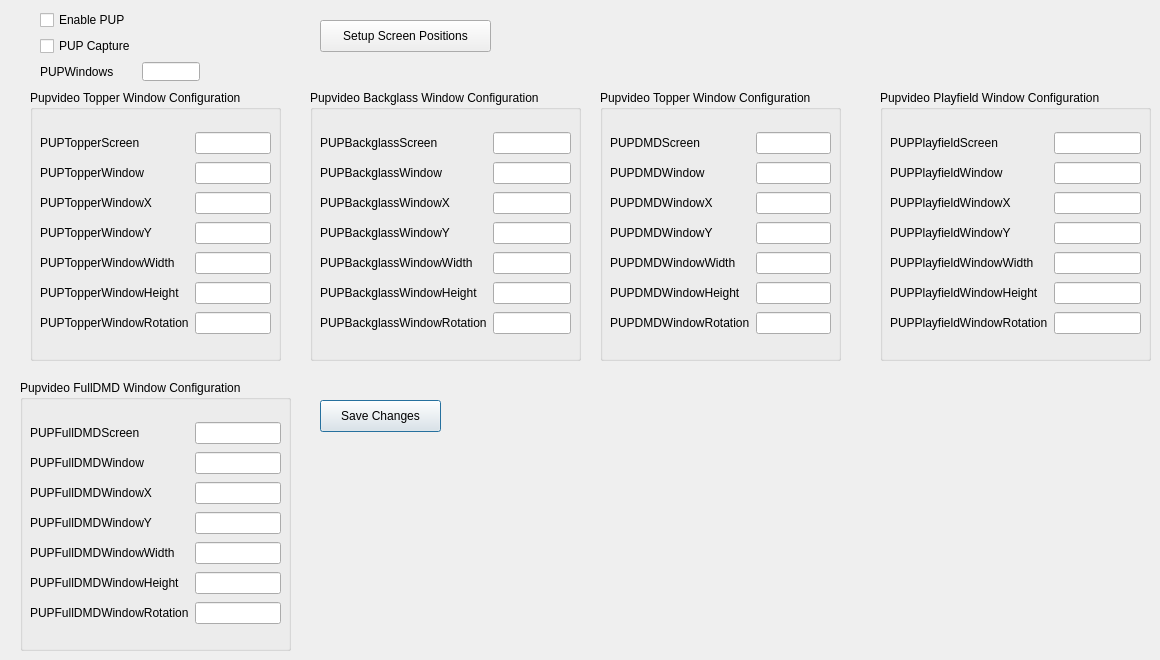
   <widget class="QWidget" name="PUP">
    <attribute name="title">
     <string>PUP Config</string>
    </attribute>
    <widget class="QGroupBox" name="groupBox_12">
     <property name="geometry">
      <rect>
       <x>30</x>
       <y>90</y>
       <width>251</width>
       <height>271</height>
      </rect>
     </property>
     <property name="title">
      <string>Pupvideo Topper Window Configuration</string>
     </property>
     <widget class="QWidget" name="gridLayoutWidget_5">
      <property name="geometry">
       <rect>
        <x>10</x>
        <y>40</y>
        <width>231</width>
        <height>209</height>
       </rect>
      </property>
      <layout class="QGridLayout" name="gridLayout_5">
       <item row="2" column="0">
        <widget class="QLabel" name="label_148">
         <property name="text">
          <string>PUPTopperWindowX</string>
         </property>
        </widget>
       </item>
       <item row="3" column="0">
        <widget class="QLabel" name="label_149">
         <property name="text">
          <string>PUPTopperWindowY</string>
         </property>
        </widget>
       </item>
       <item row="0" column="1">
        <widget class="QLineEdit" name="PUPTopperScreen">
         <property name="inputMask">
          <string/>
         </property>
         <property name="text">
          <string/>
         </property>
        </widget>
       </item>
       <item row="1" column="0">
        <widget class="QLabel" name="label_150">
         <property name="text">
          <string>PUPTopperWindow</string>
         </property>
        </widget>
       </item>
       <item row="0" column="0">
        <widget class="QLabel" name="label_151">
         <property name="text">
          <string>PUPTopperScreen</string>
         </property>
        </widget>
       </item>
       <item row="4" column="0">
        <widget class="QLabel" name="label_152">
         <property name="text">
          <string>PUPTopperWindowWidth</string>
         </property>
        </widget>
       </item>
       <item row="5" column="0">
        <widget class="QLabel" name="label_153">
         <property name="text">
          <string>PUPTopperWindowHeight</string>
         </property>
        </widget>
       </item>
       <item row="6" column="0">
        <widget class="QLabel" name="label_154">
         <property name="text">
          <string>PUPTopperWindowRotation</string>
         </property>
        </widget>
       </item>
       <item row="1" column="1">
        <widget class="QLineEdit" name="PUPTopperWindow">
         <property name="inputMask">
          <string/>
         </property>
        </widget>
       </item>
       <item row="2" column="1">
        <widget class="QLineEdit" name="PUPTopperWindowX">
         <property name="inputMask">
          <string/>
         </property>
        </widget>
       </item>
       <item row="3" column="1">
        <widget class="QLineEdit" name="PUPTopperWindowY">
         <property name="inputMask">
          <string/>
         </property>
        </widget>
       </item>
       <item row="4" column="1">
        <widget class="QLineEdit" name="PUPTopperWindowWidth">
         <property name="inputMask">
          <string/>
         </property>
        </widget>
       </item>
       <item row="5" column="1">
        <widget class="QLineEdit" name="PUPTopperWindowHeight">
         <property name="inputMask">
          <string/>
         </property>
        </widget>
       </item>
       <item row="6" column="1">
        <widget class="QLineEdit" name="PUPTopperWindowRotation">
         <property name="inputMask">
          <string/>
         </property>
        </widget>
       </item>
      </layout>
     </widget>
    </widget>
    <widget class="QGroupBox" name="groupBox_20">
     <property name="geometry">
      <rect>
       <x>310</x>
       <y>90</y>
       <width>271</width>
       <height>271</height>
      </rect>
     </property>
     <property name="title">
      <string>Pupvideo Backglass Window Configuration</string>
     </property>
     <widget class="QWidget" name="gridLayoutWidget_6">
      <property name="geometry">
       <rect>
        <x>10</x>
        <y>40</y>
        <width>251</width>
        <height>209</height>
       </rect>
      </property>
      <layout class="QGridLayout" name="gridLayout_6">
       <item row="2" column="0">
        <widget class="QLabel" name="label_155">
         <property name="text">
          <string>PUPBackglassWindowX</string>
         </property>
        </widget>
       </item>
       <item row="3" column="0">
        <widget class="QLabel" name="label_156">
         <property name="text">
          <string>PUPBackglassWindowY</string>
         </property>
        </widget>
       </item>
       <item row="0" column="1">
        <widget class="QLineEdit" name="PUPBackglassScreen">
         <property name="inputMask">
          <string/>
         </property>
         <property name="text">
          <string/>
         </property>
        </widget>
       </item>
       <item row="1" column="0">
        <widget class="QLabel" name="label_157">
         <property name="text">
          <string>PUPBackglassWindow</string>
         </property>
        </widget>
       </item>
       <item row="0" column="0">
        <widget class="QLabel" name="label_158">
         <property name="text">
          <string>PUPBackglassScreen</string>
         </property>
        </widget>
       </item>
       <item row="4" column="0">
        <widget class="QLabel" name="label_159">
         <property name="text">
          <string>PUPBackglassWindowWidth</string>
         </property>
        </widget>
       </item>
       <item row="5" column="0">
        <widget class="QLabel" name="label_160">
         <property name="text">
          <string>PUPBackglassWindowHeight</string>
         </property>
        </widget>
       </item>
       <item row="6" column="0">
        <widget class="QLabel" name="label_161">
         <property name="text">
          <string>PUPBackglassWindowRotation</string>
         </property>
        </widget>
       </item>
       <item row="1" column="1">
        <widget class="QLineEdit" name="PUPBackglassWindow">
         <property name="inputMask">
          <string/>
         </property>
        </widget>
       </item>
       <item row="2" column="1">
        <widget class="QLineEdit" name="PUPBackglassWindowX">
         <property name="inputMask">
          <string/>
         </property>
        </widget>
       </item>
       <item row="3" column="1">
        <widget class="QLineEdit" name="PUPBackglassWindowY">
         <property name="inputMask">
          <string/>
         </property>
        </widget>
       </item>
       <item row="4" column="1">
        <widget class="QLineEdit" name="PUPBackglassWindowWidth">
         <property name="inputMask">
          <string/>
         </property>
        </widget>
       </item>
       <item row="5" column="1">
        <widget class="QLineEdit" name="PUPBackglassWindowHeight">
         <property name="inputMask">
          <string/>
         </property>
        </widget>
       </item>
       <item row="6" column="1">
        <widget class="QLineEdit" name="PUPBackglassWindowRotation">
         <property name="inputMask">
          <string/>
         </property>
        </widget>
       </item>
      </layout>
     </widget>
    </widget>
    <widget class="QGroupBox" name="groupBox_21">
     <property name="geometry">
      <rect>
       <x>600</x>
       <y>90</y>
       <width>241</width>
       <height>271</height>
      </rect>
     </property>
     <property name="title">
      <string>Pupvideo Topper Window Configuration</string>
     </property>
     <widget class="QWidget" name="gridLayoutWidget">
      <property name="geometry">
       <rect>
        <x>10</x>
        <y>40</y>
        <width>221</width>
        <height>209</height>
       </rect>
      </property>
      <layout class="QGridLayout" name="gridLayout">
       <item row="2" column="0">
        <widget class="QLabel" name="label_111">
         <property name="text">
          <string>PUPDMDWindowX</string>
         </property>
        </widget>
       </item>
       <item row="3" column="0">
        <widget class="QLabel" name="label_116">
         <property name="text">
          <string>PUPDMDWindowY</string>
         </property>
        </widget>
       </item>
       <item row="0" column="1">
        <widget class="QLineEdit" name="PUPDMDScreen">
         <property name="inputMask">
          <string/>
         </property>
        </widget>
       </item>
       <item row="1" column="0">
        <widget class="QLabel" name="label_110">
         <property name="text">
          <string>PUPDMDWindow</string>
         </property>
        </widget>
       </item>
       <item row="0" column="0">
        <widget class="QLabel" name="label_108">
         <property name="text">
          <string>PUPDMDScreen</string>
         </property>
        </widget>
       </item>
       <item row="4" column="0">
        <widget class="QLabel" name="label_117">
         <property name="text">
          <string>PUPDMDWindowWidth</string>
         </property>
        </widget>
       </item>
       <item row="5" column="0">
        <widget class="QLabel" name="label_118">
         <property name="text">
          <string>PUPDMDWindowHeight</string>
         </property>
        </widget>
       </item>
       <item row="6" column="0">
        <widget class="QLabel" name="label_119">
         <property name="text">
          <string>PUPDMDWindowRotation</string>
         </property>
        </widget>
       </item>
       <item row="1" column="1">
        <widget class="QLineEdit" name="PUPDMDWindow">
         <property name="inputMask">
          <string/>
         </property>
        </widget>
       </item>
       <item row="2" column="1">
        <widget class="QLineEdit" name="PUPDMDWindowX">
         <property name="inputMask">
          <string/>
         </property>
        </widget>
       </item>
       <item row="3" column="1">
        <widget class="QLineEdit" name="PUPDMDWindowY">
         <property name="inputMask">
          <string/>
         </property>
        </widget>
       </item>
       <item row="4" column="1">
        <widget class="QLineEdit" name="PUPDMDWindowWidth">
         <property name="inputMask">
          <string/>
         </property>
        </widget>
       </item>
       <item row="5" column="1">
        <widget class="QLineEdit" name="PUPDMDWindowHeight">
         <property name="inputMask">
          <string/>
         </property>
        </widget>
       </item>
       <item row="6" column="1">
        <widget class="QLineEdit" name="PUPDMDWindowRotation">
         <property name="inputMask">
          <string/>
         </property>
        </widget>
       </item>
      </layout>
     </widget>
    </widget>
    <widget class="QGroupBox" name="groupBox_22">
     <property name="geometry">
      <rect>
       <x>880</x>
       <y>90</y>
       <width>271</width>
       <height>271</height>
      </rect>
     </property>
     <property name="title">
      <string>Pupvideo Playfield Window Configuration</string>
     </property>
     <widget class="QWidget" name="gridLayoutWidget_3">
      <property name="geometry">
       <rect>
        <x>10</x>
        <y>40</y>
        <width>251</width>
        <height>209</height>
       </rect>
      </property>
      <layout class="QGridLayout" name="gridLayout_3">
       <item row="2" column="0">
        <widget class="QLabel" name="label_134">
         <property name="text">
          <string>PUPPlayfieldWindowX</string>
         </property>
        </widget>
       </item>
       <item row="3" column="0">
        <widget class="QLabel" name="label_135">
         <property name="text">
          <string>PUPPlayfieldWindowY</string>
         </property>
        </widget>
       </item>
       <item row="0" column="1">
        <widget class="QLineEdit" name="PUPPlayfieldScreen">
         <property name="inputMask">
          <string/>
         </property>
        </widget>
       </item>
       <item row="1" column="0">
        <widget class="QLabel" name="label_136">
         <property name="text">
          <string>PUPPlayfieldWindow</string>
         </property>
        </widget>
       </item>
       <item row="0" column="0">
        <widget class="QLabel" name="label_137">
         <property name="text">
          <string>PUPPlayfieldScreen</string>
         </property>
        </widget>
       </item>
       <item row="4" column="0">
        <widget class="QLabel" name="label_138">
         <property name="text">
          <string>PUPPlayfieldWindowWidth</string>
         </property>
        </widget>
       </item>
       <item row="5" column="0">
        <widget class="QLabel" name="label_139">
         <property name="text">
          <string>PUPPlayfieldWindowHeight</string>
         </property>
        </widget>
       </item>
       <item row="6" column="0">
        <widget class="QLabel" name="label_140">
         <property name="text">
          <string>PUPPlayfieldWindowRotation</string>
         </property>
        </widget>
       </item>
       <item row="1" column="1">
        <widget class="QLineEdit" name="PUPPlayfieldWindow">
         <property name="inputMask">
          <string/>
         </property>
        </widget>
       </item>
       <item row="2" column="1">
        <widget class="QLineEdit" name="PUPPlayfieldWindowX">
         <property name="inputMask">
          <string/>
         </property>
        </widget>
       </item>
       <item row="3" column="1">
        <widget class="QLineEdit" name="PUPPlayfieldWindowY">
         <property name="inputMask">
          <string/>
         </property>
        </widget>
       </item>
       <item row="4" column="1">
        <widget class="QLineEdit" name="PUPPlayfieldWindowWidth">
         <property name="inputMask">
          <string/>
         </property>
        </widget>
       </item>
       <item row="5" column="1">
        <widget class="QLineEdit" name="PUPPlayfieldWindowHeight">
         <property name="inputMask">
          <string/>
         </property>
        </widget>
       </item>
       <item row="6" column="1">
        <widget class="QLineEdit" name="PUPPlayfieldWindowRotation">
         <property name="inputMask">
          <string/>
         </property>
        </widget>
       </item>
      </layout>
     </widget>
    </widget>
    <widget class="QGroupBox" name="groupBox_23">
     <property name="geometry">
      <rect>
       <x>20</x>
       <y>380</y>
       <width>271</width>
       <height>271</height>
      </rect>
     </property>
     <property name="title">
      <string>Pupvideo FullDMD Window Configuration</string>
     </property>
     <widget class="QWidget" name="gridLayoutWidget_4">
      <property name="geometry">
       <rect>
        <x>10</x>
        <y>40</y>
        <width>251</width>
        <height>209</height>
       </rect>
      </property>
      <layout class="QGridLayout" name="gridLayout_4">
       <item row="2" column="0">
        <widget class="QLabel" name="label_141">
         <property name="text">
          <string>PUPFullDMDWindowX</string>
         </property>
        </widget>
       </item>
       <item row="3" column="0">
        <widget class="QLabel" name="label_142">
         <property name="text">
          <string>PUPFullDMDWindowY</string>
         </property>
        </widget>
       </item>
       <item row="0" column="1">
        <widget class="QLineEdit" name="PUPFullDMDScreen">
         <property name="inputMask">
          <string/>
         </property>
        </widget>
       </item>
       <item row="1" column="0">
        <widget class="QLabel" name="label_143">
         <property name="text">
          <string>PUPFullDMDWindow</string>
         </property>
        </widget>
       </item>
       <item row="0" column="0">
        <widget class="QLabel" name="label_144">
         <property name="text">
          <string>PUPFullDMDScreen</string>
         </property>
        </widget>
       </item>
       <item row="4" column="0">
        <widget class="QLabel" name="label_145">
         <property name="text">
          <string>PUPFullDMDWindowWidth</string>
         </property>
        </widget>
       </item>
       <item row="5" column="0">
        <widget class="QLabel" name="label_146">
         <property name="text">
          <string>PUPFullDMDWindowHeight</string>
         </property>
        </widget>
       </item>
       <item row="6" column="0">
        <widget class="QLabel" name="label_147">
         <property name="text">
          <string>PUPFullDMDWindowRotation</string>
         </property>
        </widget>
       </item>
       <item row="1" column="1">
        <widget class="QLineEdit" name="PUPFullDMDWindow">
         <property name="inputMask">
          <string/>
         </property>
        </widget>
       </item>
       <item row="2" column="1">
        <widget class="QLineEdit" name="PUPFullDMDWindowX">
         <property name="inputMask">
          <string/>
         </property>
        </widget>
       </item>
       <item row="3" column="1">
        <widget class="QLineEdit" name="PUPFullDMDWindowY">
         <property name="inputMask">
          <string/>
         </property>
        </widget>
       </item>
       <item row="4" column="1">
        <widget class="QLineEdit" name="PUPFullDMDWindowWidth">
         <property name="inputMask">
          <string/>
         </property>
        </widget>
       </item>
       <item row="5" column="1">
        <widget class="QLineEdit" name="PUPFullDMDWindowHeight">
         <property name="inputMask">
          <string/>
         </property>
        </widget>
       </item>
       <item row="6" column="1">
        <widget class="QLineEdit" name="PUPFullDMDWindowRotation">
         <property name="inputMask">
          <string/>
         </property>
        </widget>
       </item>
      </layout>
     </widget>
    </widget>
    <widget class="QWidget" name="gridLayoutWidget_7">
     <property name="geometry">
      <rect>
       <x>40</x>
       <y>10</y>
       <width>160</width>
       <height>71</height>
      </rect>
     </property>
     <layout class="QGridLayout" name="gridLayout_7">
      <item row="0" column="0">
       <widget class="QCheckBox" name="PUPPlugin">
        <property name="text">
         <string>Enable PUP</string>
        </property>
       </widget>
      </item>
      <item row="2" column="0">
       <widget class="QLabel" name="PUPWindows_Label">
        <property name="text">
         <string>PUPWindows</string>
        </property>
       </widget>
      </item>
      <item row="1" column="0">
       <widget class="QCheckBox" name="PUPCapture">
        <property name="text">
         <string>PUP Capture</string>
        </property>
       </widget>
      </item>
      <item row="2" column="1">
       <widget class="QLineEdit" name="PUPWindows">
        <property name="inputMask">
         <string/>
        </property>
        <property name="text">
         <string/>
        </property>
       </widget>
      </item>
     </layout>
    </widget>
    <widget class="QPushButton" name="ButtonSavePUPOptions">
     <property name="geometry">
      <rect>
       <x>320</x>
       <y>400</y>
       <width>121</width>
       <height>32</height>
      </rect>
     </property>
     <property name="text">
      <string>Save Changes</string>
     </property>
     <property name="icon">
      <iconset theme="QIcon::ThemeIcon::DocumentSave"/>
     </property>
     <property name="default">
      <bool>true</bool>
     </property>
    </widget>
    <widget class="QPushButton" name="ButtonSetupPUPScreens">
     <property name="geometry">
      <rect>
       <x>320</x>
       <y>20</y>
       <width>171</width>
       <height>32</height>
      </rect>
     </property>
     <property name="text">
      <string>Setup Screen Positions</string>
     </property>
     <property name="icon">
      <iconset theme="QIcon::ThemeIcon::Computer"/>
     </property>
     <property name="flat">
      <bool>false</bool>
     </property>
    </widget>
   </widget>
